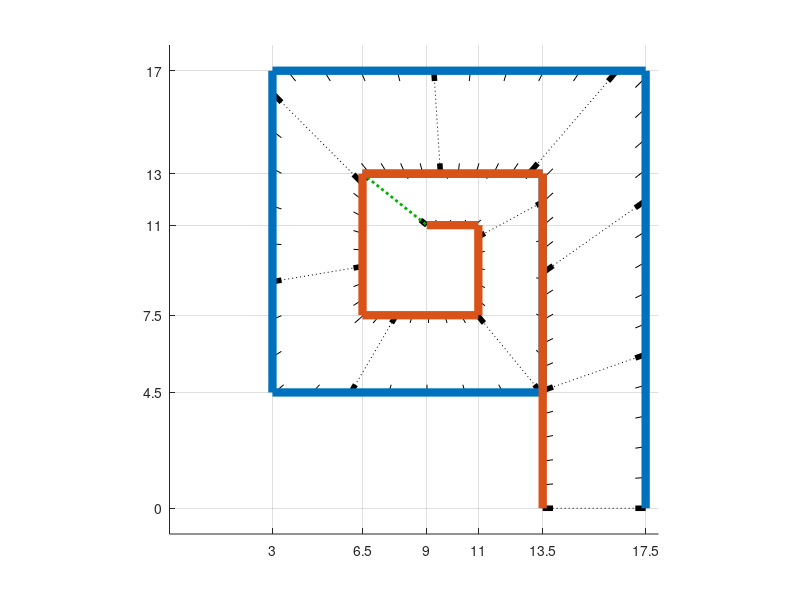

Write MATLAB code to recreate this figure. (Note: this script raises an error after producing the figure.)
figure(33)
clf


Kp = 10;
Kd = 1;
T = 0.005;
f = 0.9;
A = (1-f)/T;
L1 = 11.2;
L2 = 8;
% set 1:1 scaling and axes:
axis ([-1 18 -1 18]);
axis equal
hold on
grid on

% Define maze walls:
x2 = [17.5,17.5,3,3,13.5,13.5,6.5,9]; %10];
y2 = [0,17,17,4.5,4.5,13,13,11]; %9-sqrt(2)];
x3 = [13.5,13.5,6.5,6.5,11,11,9]; %10];
y3 = [0,13,13,7.5,7.5,11,11];

% Sort corner locations, to set axis tick marks:
xu = [x2, x3]; yu = [y2,y3];
xu = sort(xu); yu = sort(yu);
fi = find(xu(2:end)~=xu(1:end-1));
xu = [xu(fi), xu(end)];
fi = find(yu(2:end)~=yu(1:end-1));
yu = [yu(fi), yu(end)];
set(gca,'XTick',xu,'YTick',yu)

% Define waypoints, wrt center of path:
xm = .5*(x2(1:end-1)+x3);
ym = .5*(y2(1:end-1)+y3);
dx = diff(xm); dy = diff(ym);
d = (dx.^2 + dy.^2).^.5;
dway = [0, cumsum(d)];
npts = 50;
nlist = max(dway)*[0:(1/npts):1];
xp2 = interp1(dway,x2(1:end-1),nlist);
yp2 = interp1(dway,y2(1:end-1),nlist);
xp3 = interp1(dway,x3,nlist);
yp3 = interp1(dway,y3,nlist);

% Draw the tick marks every 2% along the path.
% Draw a dash line every 10% along the path.
for n=1:length(xp2)
    % p0 = plot([xp2(n) xp3(n)],[yp2(n) yp3(n)],'k:');
    p1 = plot([xp2(n) .9*xp2(n)+.1*xp3(n)],[yp2(n) .9*yp2(n)+.1*yp3(n)],'k-');
    p2 = plot([xp3(n) .9*xp3(n)+.1*xp2(n)],[yp3(n) .9*yp3(n)+.1*yp2(n)],'k-');
    if mod(n,5)==1
        p0 = plot([xp2(n) xp3(n)],[yp2(n) yp3(n)],'k:');
        %set(p0,'LineWidth',2);
        set(p1,'LineWidth',4);
        set(p2,'LineWidth',4);
    end
end
set(p0,'LineWidth',2,'Color',[0 .7 0],'LineStyle',':');

% Draw the actual MAZE:
plot (x2(1:end-1),y2(1:end-1),'-','LineWidth',6);
plot (x3,y3,'-','LineWidth',6);

plot(xloc, yloc,'b-');
hold on
plot(xlocref, ylocref, 'r-');
% Label the start and finish lines:
text(15.5,-.5,'start line','HorizontalAlignment','center')
text(7.7,11.6,'finish line','HorizontalAlignment','center','Rotation',-40)

% add (0,0) location coordinate
textString = sprintf('(0,0)');
text(0 + 0.3, 0, textString, 'FontSize', 15);
